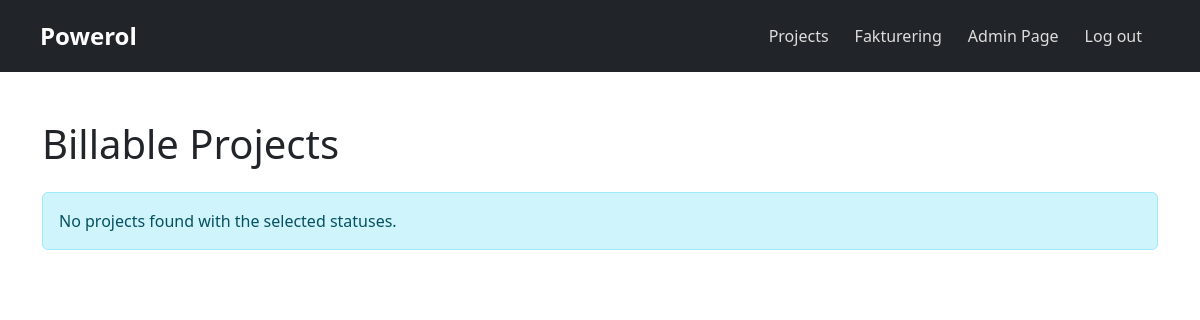
The page /fakturering.php (signed in) on the database as committed earlier.
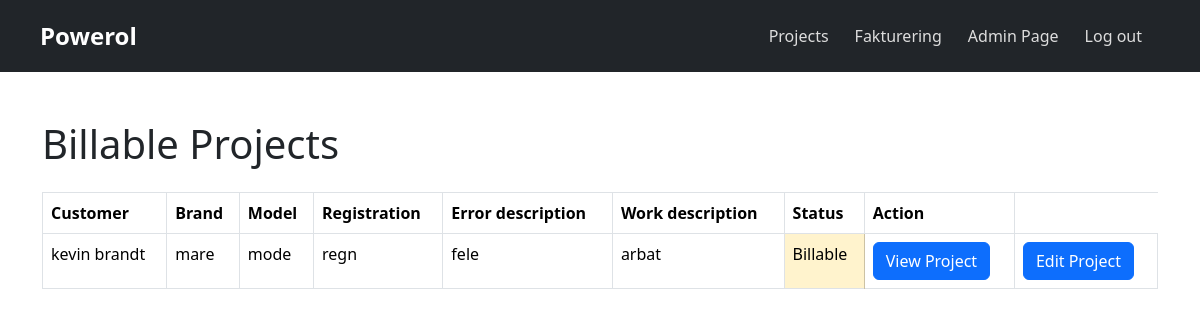
The same page on the database as committed later.
### tables this page shows
CREATE TABLE `table_projekt` (
  `id_projekt` int(11) NOT NULL,
  `pt_felbeskrivning` varchar(520) NOT NULL,
  `pt_arbetsbeskrivning` varchar(520) NOT NULL,
  `pt_status_fk` int(11) NOT NULL,
  `customer_fk` int(11) DEFAULT NULL,
  `created_by_user_fk` int(11) NOT NULL,
  `car_brand` varchar(255) NOT NULL,
  `car_model` varchar(255) NOT NULL,
  `car_reg` varchar(255) NOT NULL
);

CREATE TABLE `table_status` (
  `id_status` int(11) NOT NULL,
  `status_name` varchar(50) NOT NULL
);

### includes/class.user.php (called while the page is built, shortened)
<?php
class User {
    private $pdo;
    function __construct($pdo) {
        $this->pdo = $pdo;
    }
    public function checkUserRole($val){
        $stmt_checkUserRoleLevel = $this->pdo->prepare('SELECT * FROM table_roles WHERE r_id = :rid');
        $stmt_checkUserRoleLevel->bindParam(":rid", $_SESSION['user_role'], PDO::PARAM_INT);
        $stmt_checkUserRoleLevel->execute();
        $result = $stmt_checkUserRoleLevel->fetch();
        if($result['r_level'] >= $val){
            return true;
        }
        else{
            return false;
        }
    }
}

### fakturering.php (the view, shortened to what the changed rows need)
<?php
include_once 'includes/header.php';
echo "<div class='container mt-5'>";
echo "<h1 class='mb-4'>Billable Projects</h1>";
try {
    $stmt = $pdo->query("
    SELECT
        p.id_projekt,
        CONCAT(c.cust_fname, ' ', c.cust_lname) AS customer_name,
        p.pt_felbeskrivning,
        p.pt_arbetsbeskrivning,
        p.car_brand,
        p.car_model,
        p.car_reg,
        s.status_name,
        p.pt_status_fk
    FROM table_projekt p
    JOIN table_customer c ON p.customer_fk = c.id_cust
    JOIN table_status s ON p.pt_status_fk = s.id_status
    WHERE p.pt_status_fk IN (3, 4, 5, 6)  -- Include new statuses (obetald, betald)
    ORDER BY p.pt_status_fk ASC
");
    if ($stmt->rowCount() > 0) {
        echo "<table class='table table-bordered table-hover'>
                <thead class='thead-dark'>
                    <tr>
                        <th>Customer</th>
                        <th>Brand</th>
                        <th>Model</th>
                        <th>Registration</th>
                        <th>Error description</th>
                        <th>Work description</th>
                        <th>Status</th>
                        <th>Action</th>
                    </tr>
                </thead>
                <tbody>";
        foreach ($stmt as $row) {
            $status_color_class = '';
            switch ($row['pt_status_fk']) {
                case 3:
                    $status_color_class = 'table-warning';
                    break;
            }
            $felbeskrivning = strlen($row['pt_felbeskrivning']) > 100
                ? substr($row['pt_felbeskrivning'], 0, 100) . '...'
                : $row['pt_felbeskrivning'];
            $arbetsbeskrivning = strlen($row['pt_arbetsbeskrivning']) > 100
                ? substr($row['pt_arbetsbeskrivning'], 0, 100) . '...'
                : $row['pt_arbetsbeskrivning'];
            echo "<tr>
                    <td>" . $row['customer_name'] . "</td>
                    <td>" . $row['car_brand'] . "</td>
                    <td>" . $row['car_model'] . "</td>
                    <td>" . $row['car_reg'] . "</td>
                    <td>" . $felbeskrivning . "</td>
                    <td>" . $arbetsbeskrivning . "</td>
                    <td class='$status_color_class'>" . $row['status_name'] . "</td>
                    <td>
                        <a href='single-project.php?id=" . $row['id_projekt'] . "' class='btn btn-primary'>View Project</a>
                    </td>
                    <td>
                        <a href='edit-single-project.php?id=" . $row['id_projekt'] . "' class='btn btn-primary'>Edit Project</a>
                    </td>
                </tr>";
        }
        echo "</tbody></table>";
    } else {
        echo "<div class='alert alert-info' role='alert'>No projects found with the selected statuses.</div>";
    }
} catch (PDOException $e) {
    echo "<div class='alert alert-danger' role='alert'>Error: " . $e->getMessage() . "</div>";
}
echo "</div>";
?>

### includes/header.php (shortened to what the changed rows need)
 <?php
require_once 'includes/class.user.php';
require_once 'includes/config.php';
$user = new User($pdo);
$menuLinks = array(
  array(
    "title" => "Projects",
    "url" => "project.php"
  )
);
$faktMenuLinks = array(
    array(
        "title" => "Fakturering",
        "url" => "fakturering.php"
      )
);
$adminMenuLinks = array(
      array(
        "title" => "Admin Page",
        "url" => "admin.php"
      )
);
?>
<!DOCTYPE html>
<html>
<head>
<link href="https://cdn.jsdelivr.net/npm/bootstrap@5.3.3/dist/css/bootstrap.min.css" rel="stylesheet">
<link rel="stylesheet" href="assets/css/style.css">
</head>
<body>
<header class="container-fluid bg-dark">
    <nav class="navbar navbar-expand-lg navbar-dark bg-dark">
        <div class="container-fluid">
            <div class="collapse navbar-collapse justify-content-end" id="navbarNav">
                <ul class="navbar-nav">
                    <?php
                    if(isset($_SESSION['user_id'])){
                        foreach($menuLinks as $menuItem){
                            $activeClass = ($_SERVER['PHP_SELF'] === '/' . $menuItem['url']) ? 'active' : '';
                            echo "<li class='nav-item'>
                                <a class='nav-link $activeClass' href='{$menuItem['url']}'>{$menuItem['title']}</a>
                            </li>";
                        }
                    }
                    if(isset($_SESSION['user_id'])){
                        if($user->checkUserRole(50)){
                            foreach($faktMenuLinks as $menuItem){
                                echo "<li class='nav-item'>
                                    <a class='nav-link' href='{$menuItem['url']}'>{$menuItem['title']}</a>
                                </li>";
                            }
                        }
                    }
                    if(isset($_SESSION['user_id'])){
                        if($user->checkUserRole(300)){
                            foreach($adminMenuLinks as $menuItem){
                                echo "<li class='nav-item'>
                                    <a class='nav-link' href='{$menuItem['url']}'>{$menuItem['title']}</a>
                                </li>";
                            }
                        }
                    }
                    ?>
                </ul>
            </div>
        </div>
    </nav>
</header>
</body>
</html>

Rows that differ between the two databases and show on the page:
now on this page (row edited): table_projekt: customer_name "kevin brandt", car_brand "mare", car_model "mode", car_reg "regn", pt_felbeskrivning "fele", pt_arbetsbeskrivning "arbat", pt_status_fk.status_name "Billable"
Other text that changed with them:
text no longer shown: "No projects found with the selected statuses."
text now shown: "Customer Brand Model Registration Error description Work description Status Action"
